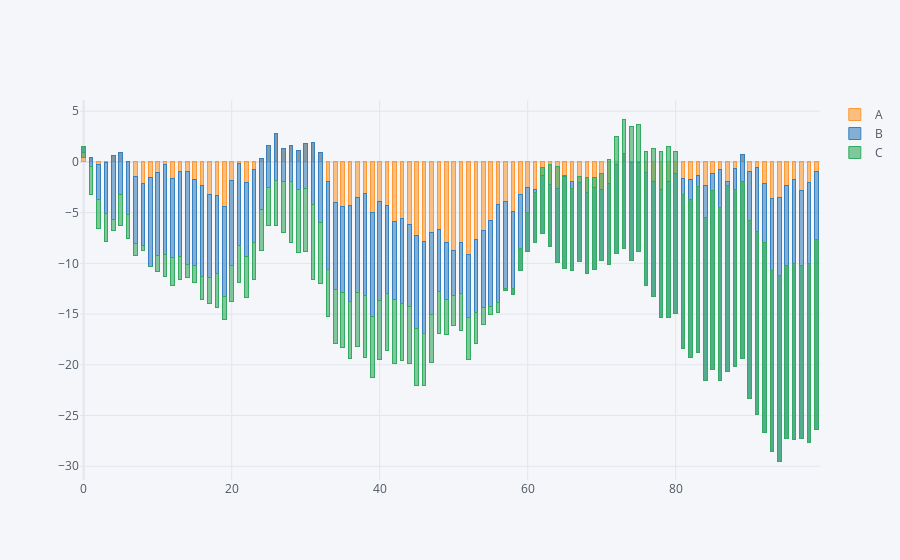

Write notebook code for a chart like this one.
### Code cell
df.iplot(kind='bar',barmode='stack',bargap=0.5)
